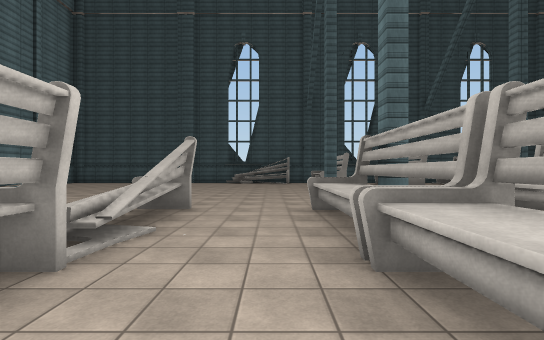
view 1 (above)

24 first-person views from a walk through a scene from a Unity 3-D project. The camera is 1.5 m above the floor, looks level and sees 85° across. The floor is counted in squares, 2.25 m on a side. Each view is taken from the middle of a square. On the plan, view 1 faces up. The plan holds only what a view shows up to about 10 squares ahead; the rest is blank. The place goes on beyond the plan. The player is left out. Surface patterns are stand-ins for the level's own textures.

view 2
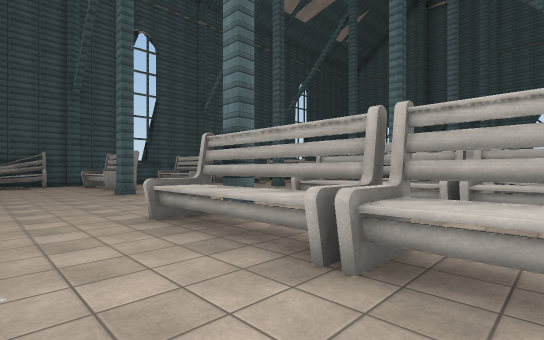

view 3
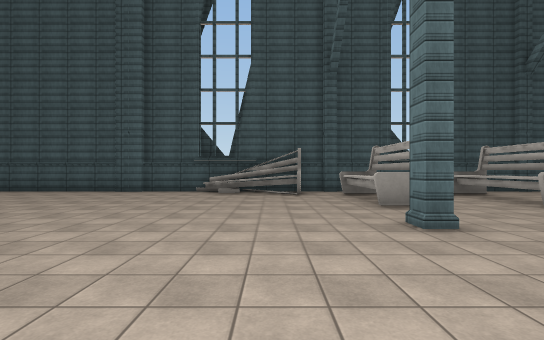

view 4
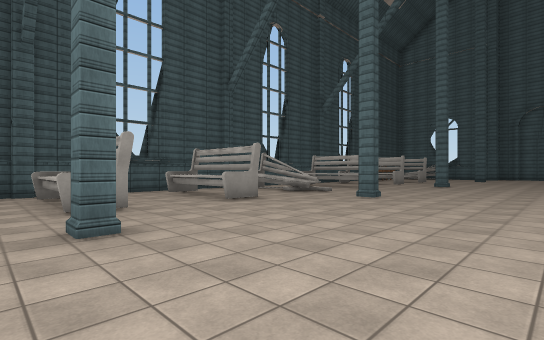

view 5
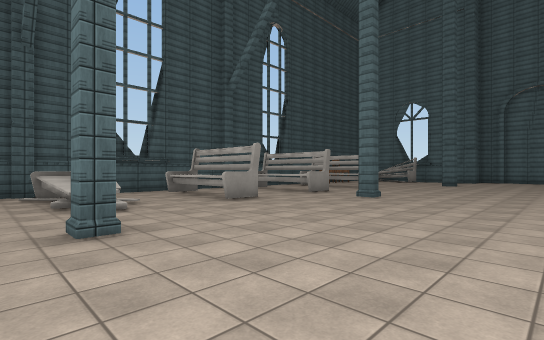

view 6
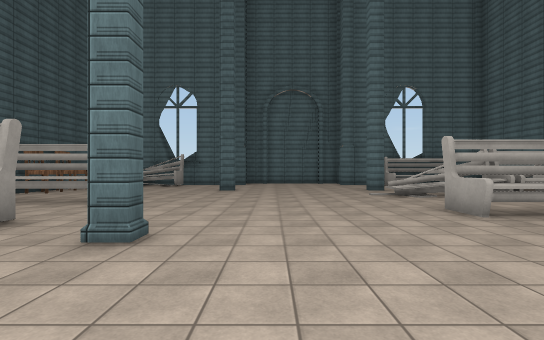

view 7
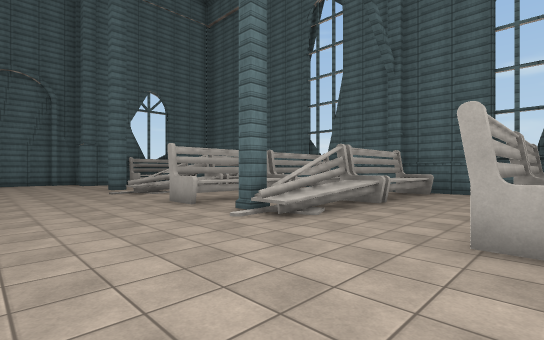

view 8
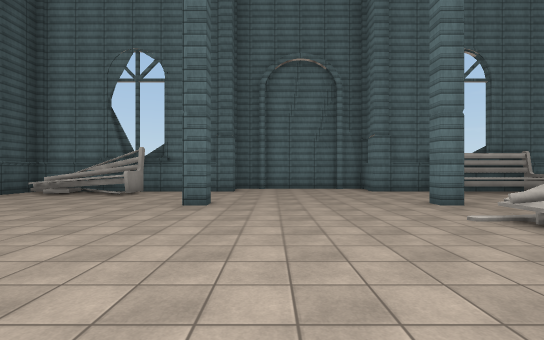

view 9
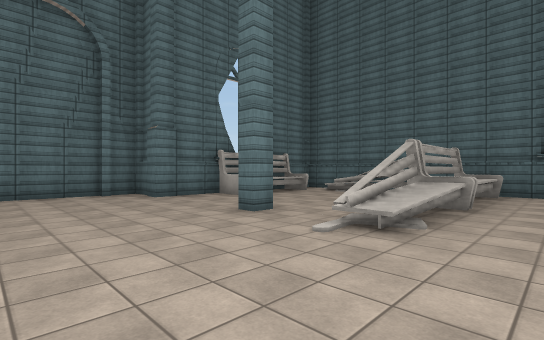

view 10
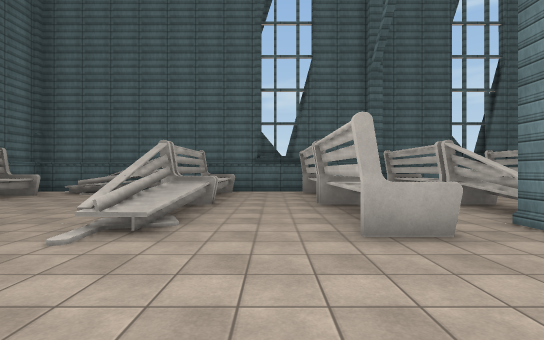

view 11
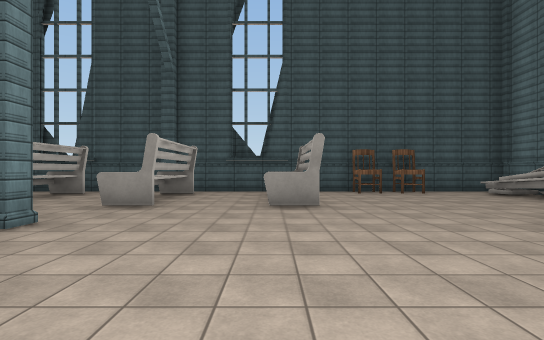

view 12
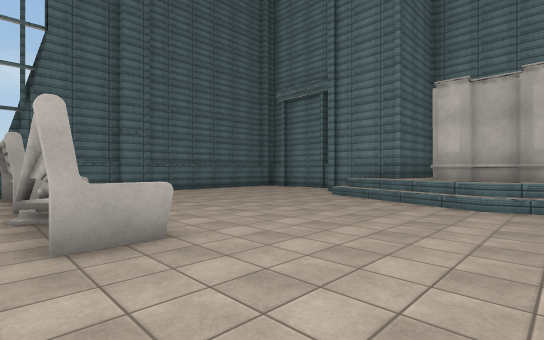

view 13
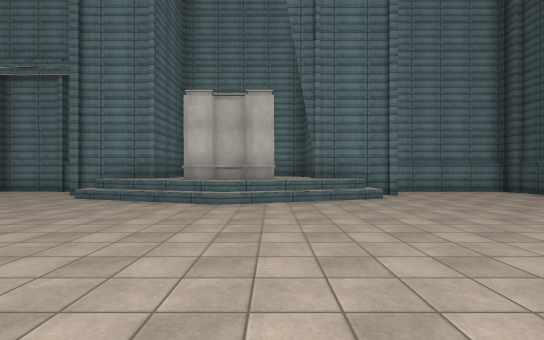

view 14
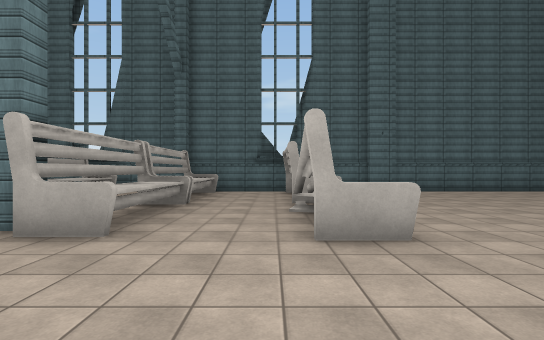

view 15
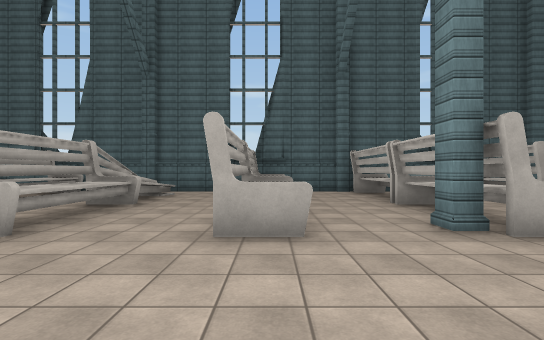

view 16
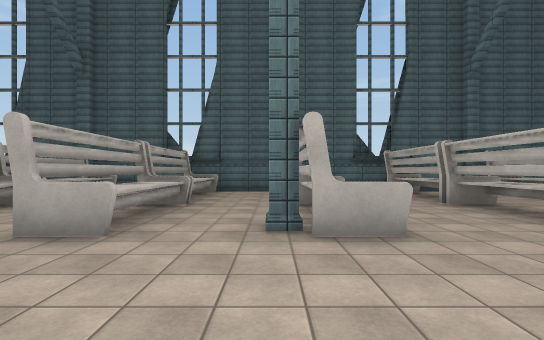

view 17
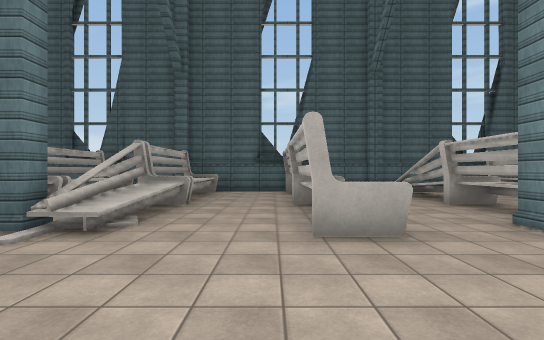

view 18
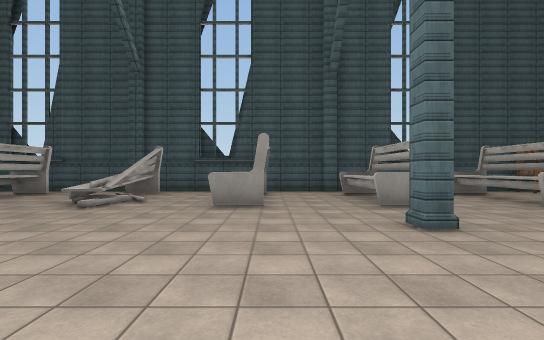

view 19
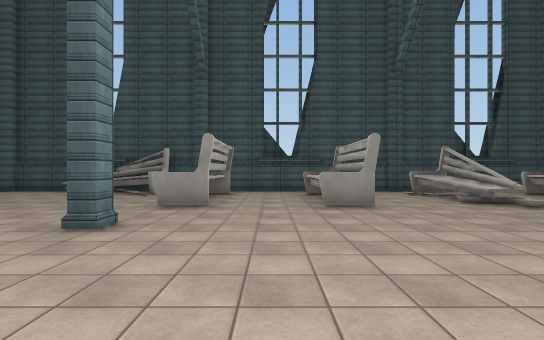

view 20
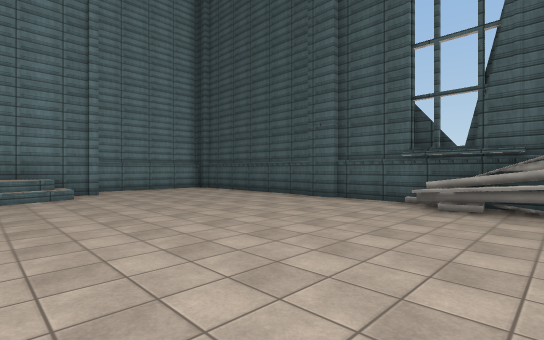

view 21
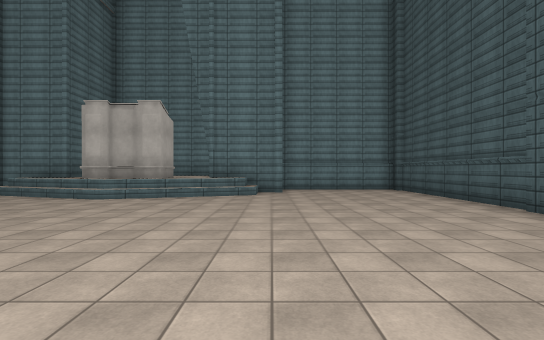

view 22
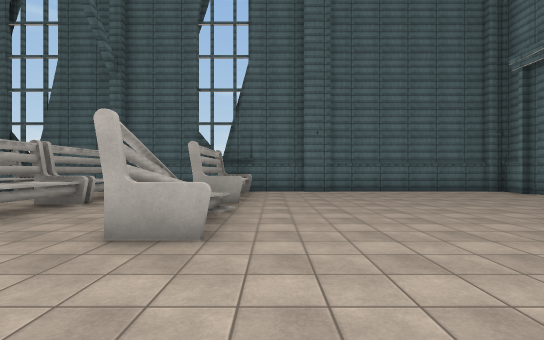

view 23
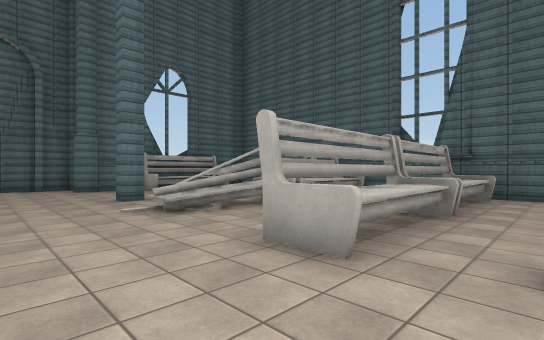

view 24
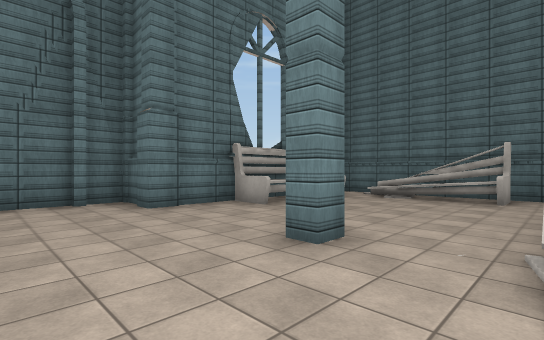

### Floor plan
Key: @ floor where view 1 was taken; # wall or solid block; . main floor; : floor 0.75 m higher than the main floor; + floor 1 m higher than the main floor; * floor 1.25 m higher than the main floor; / step, stairs or slope; C chair; O other object.
Columns run from 11 left of view 1 to 26 right of it. Each row starts with its distance up from view 1.
 16   #####       ##### ##### #####  ###
 15  #.....#.###O#..............  .CC...#
 14  #..........OO..O.. ..O..O..O...../#
 13  #...........O..O..//.O..O..O...../#
 12  #...........O..O...O.O..O..O.....*O#
 11  ##.................................#
 10   #/................................#
  9 ###/.........#.....#.....#......#....
  8  +##/................................#
  7   OO/................................#
  6   ##/................................#
  5 ###/.....O..O..O..O..O../#OO....#....#
  4   #/.....:..OO.O..OO.O../OOO..*....##
  3  ##....../..O..O..O..O..+OOO./O...O#
  2  #.......O..O..O..O..O..OOOO.OO....O
  1 #........O..O..O..:..O..OOOO..O...OO
  0 #........O.@O..O../..O..OOOO.OO+:.O#
 -1  #.....#....##.  ..#....##....##O###
 -2   ##### ####  ##### ####  ####

Where each view was taken, in squares from view 1:
view 1: 0 up, 0 right, facing up
view 2: 1 up, 1 left, facing up-right
view 3: 6 up, 0 right, facing up
view 4: 6 up, 1 right, facing up-right
view 5: 6 up, 7 right, facing up-right
view 6: 8 up, 11 right, facing right
view 7: 8 up, 10 right, facing down-right
view 8: 8 up, 15 right, facing right
view 9: 8 up, 17 right, facing down-right
view 10: 8 up, 17 right, facing down
view 11: 6 up, 17 right, facing up
view 12: 8 up, 1 left, facing down-left
view 13: 8 up, 1 left, facing left
view 14: 8 up, 1 left, facing down
view 15: 8 up, 4 right, facing down
view 16: 8 up, 8 right, facing down
view 17: 8 up, 11 right, facing down
view 18: 6 up, 12 right, facing up
view 19: 6 up, 4 right, facing up
view 20: 9 up, 0 right, facing up-left
view 21: 11 up, 0 right, facing left
view 22: 8 up, 3 left, facing down
view 23: 7 up, 14 right, facing down-right
view 24: 7 up, 19 right, facing down-right
